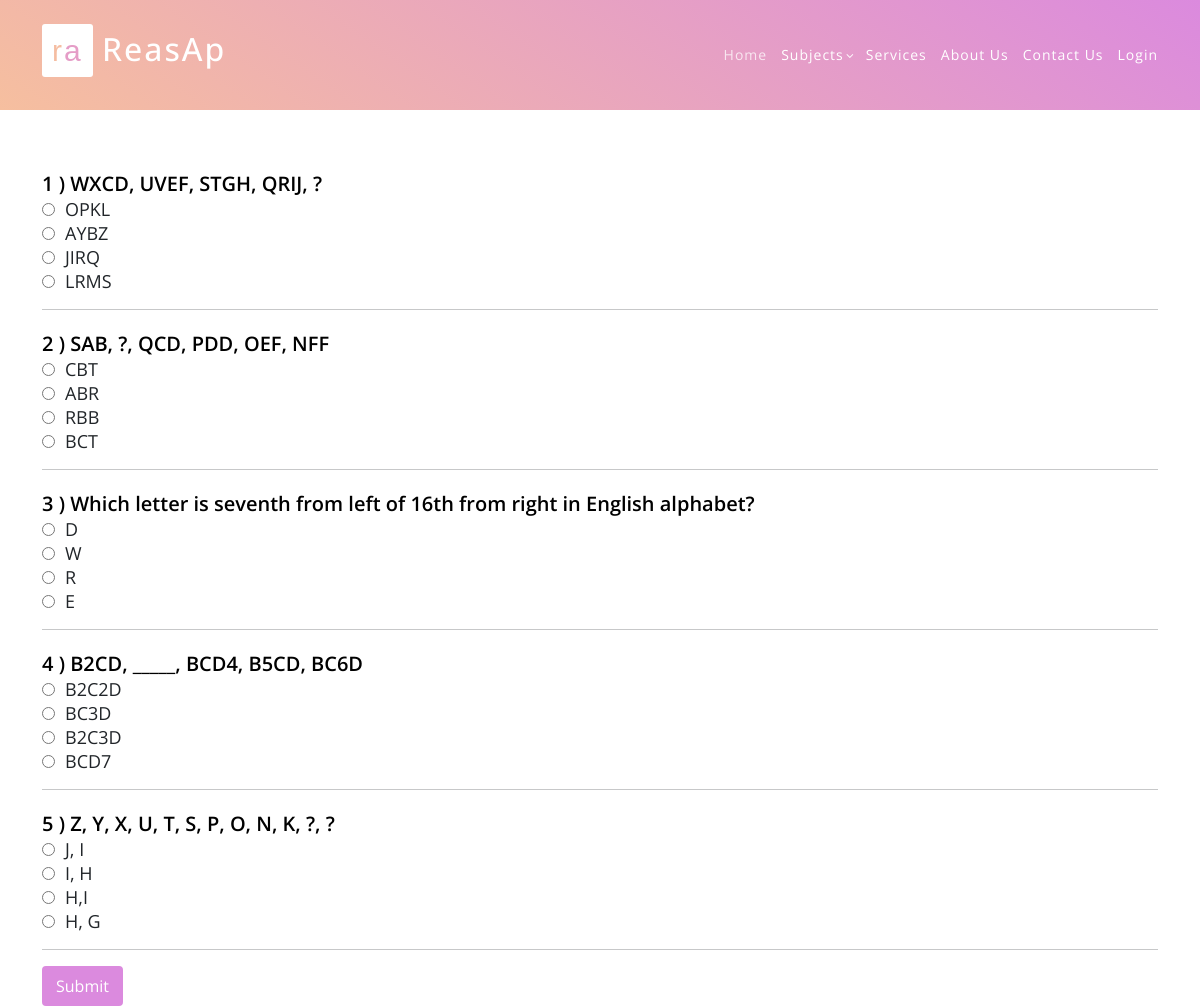
Screenshot of /alphabetseries/ with the database file from the repository.
### quiz/models.py (models this page shows)
class alphabetseries(models.Model):
    Ques = models.CharField(max_length=500,default="true")
    Op1 = models.CharField(max_length=100,default="true")
    Op2 = models.CharField(max_length=100,default="true")
    Op3 = models.CharField(max_length=100,default="true")
    Op4 = models.CharField(max_length=100,default="true")
    Corans = models.CharField(max_length=100,default="true")

### quiz/views.py (the view)
# urls.py: path('alphabetseries/',alphaseries, name="alphabetseriespage"),
def alphaseries(request):
    exam1 = alphabetseries.objects.all()
    return render(request,"alphaseries.html",{"exam1":exam1})

### quiz/templates/alphaseries.html (shortened to what this page needs)
<html>
<head>
    <link rel="stylesheet" href="https://maxcdn.bootstrapcdn.com/bootstrap/4.5.0/css/bootstrap.min.css">
    {% include "header.html" %}
</head>
<body>
<div class="container">
    <div class='sec'>
        {% for i in  exam1 %}
        <table class="ques_text">
            <tr>
                <td class="text">{{i.id}} ) {{i.Ques}} </td>
            </tr>
            <tr>
                <td class="op"><input type = "radio" class="rb" name = {{i.id}} id="Option1" value="{{i.Op1}}">{{i.Op1}}</td>
            </tr>
            <tr>
                <td class="op"><input type = "radio" class="rb" name = {{i.id}} id="Option2" value="{{i.Op2}}">{{i.Op2}}</td>
            </tr>
            <tr>
                <td class="op"><input type = "radio" class="rb" name = {{i.id}} id="Option3" value="{{i.Op3}}">{{i.Op3}}</td>
            </tr>
            <tr>
                <td class="op"><input type = "radio" class="rb" name = {{i.id}} id="Option4" value="{{i.Op4}}">{{i.Op4}}</td>
            </tr>
        </table>
        <hr>
        {% endfor %}
        <input type="submit" class="btn btn-success" value="Submit" id="b1" onclick="getanswers()">
        <br>
    </div>
</div>
</body>
</html>

### static/assets/css/templatemo-eduwell-style.css (style rules this page uses)
html, body, div, span, applet, object, iframe, h1, h2, h3, h4, h5, h6, p, blockquote, div pre, a, abbr, acronym, address, big, cite, code, del, dfn, em, font, img, ins, kbd, q, s, samp, small, strike, strong, sub, sup, tt, var, b, u, i, center, dl, dt, dd, ol, ul, li, figure, header, nav, section, article, aside, footer, figcaption { margin: 0; padding: 0; border: 0; outline: 0; }
* { box-sizing: border-box; }
html, body { font-family: 'Open Sans', sans-serif; font-weight: 400; background-color: #fff; font-size: 16px; -ms-text-size-adjust: 100%; -webkit-font-smoothing: antialiased; -moz-osx-font-smoothing: grayscale; }
html, body { background: #fff; font-family: 'Open Sans', sans-serif; }
body { overflow-x: hidden; }

### static/assets/css/reasoning.css (style rules this page uses)
* { margin:0px; padding:0px; }

### quiz/templates/alphaseries.html (style rules this page uses)
table.ques_text { position: relative; margin-top: 20px; }
.text { color: black!important; font-weight:600; font-size:20px; }
.op { font-size:18px; }
#Option1 { margin-right: 10px; }
#Option2 { margin-right: 10px; }
#Option3 { margin-right: 10px; }
#Option4 { margin-right: 10px; }
.btn-success { color:white; background-color: #db8ade; border-color: #db8ade; }
input#b1 { color: white; background-color: #db8ade; border: 2px solid #db8ade; box-shadow:#db8ade; }
.sec { padding-top: 150px; }

### rows the page displays
alphabetseries: id "1", Ques "WXCD, UVEF, STGH, QRIJ, ?", Op1 "OPKL", Op2 "AYBZ", Op3 "JIRQ", Op4 "LRMS"
alphabetseries: id "2", Ques "SAB, ?, QCD, PDD, OEF, NFF", Op1 "CBT", Op2 "ABR", Op3 "RBB", Op4 "BCT"
alphabetseries: id "3", Ques "Which letter is seventh from left of 16th from right in English alphabet?", Op1 "D", Op2 "W", Op3 "R", Op4 "E"
alphabetseries: id "4", Ques "B2CD, _____, BCD4, B5CD, BC6D", Op1 "B2C2D", Op2 "BC3D", Op3 "B2C3D", Op4 "BCD7"
alphabetseries: id "5", Ques "Z, Y, X, U, T, S, P, O, N, K, ?, ?", Op1 "J, I", Op2 "I, H", Op3 "H,I", Op4 "H, G"
